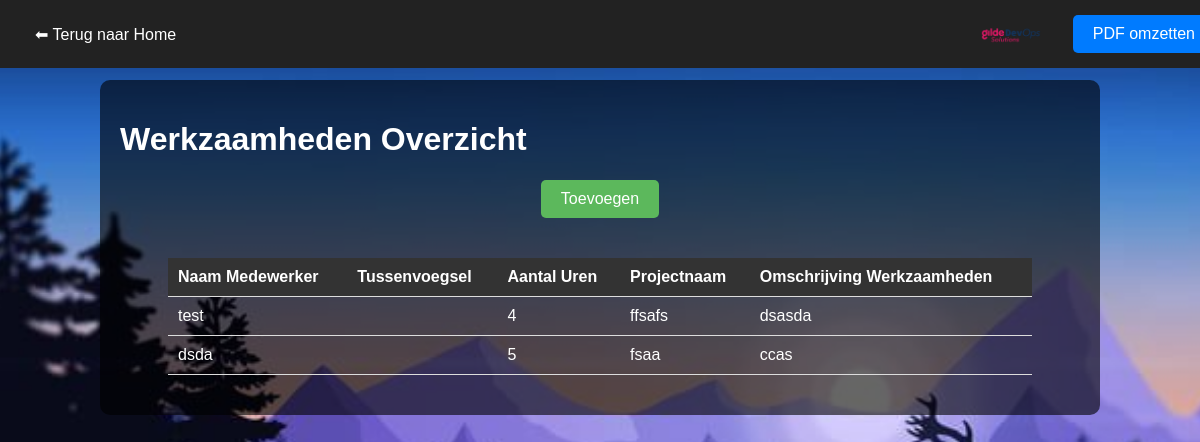
The app's page /werkzaamhedeninfo.php with its own data.
### tables this page shows
CREATE TABLE IF NOT EXISTS `werkzaamheden` (
  `id` int NOT NULL AUTO_INCREMENT,
  `naam` varchar(255) NOT NULL,
  `tussenvoegsel` varchar(50) DEFAULT NULL,
  `aantal_uren` int NOT NULL,
  `projectnaam` varchar(255) NOT NULL,
  `omschrijving` text NOT NULL,
  `datum` timestamp NULL DEFAULT CURRENT_TIMESTAMP,
  PRIMARY KEY (`id`)
);

### werkzaamhedeninfo.php (the view, shortened to what this page needs)
<?php
require 'config.php';
$conn = new mysqli($servername, $username, $password, $dbname);
$sql = "SELECT * FROM werkzaamheden";
$result = $conn->query($sql);
?>
<!DOCTYPE html>
<html lang="nl">
<head>
</head>
<body>
<div class="navbar">
    <div class="left">
        <a href="index.html">⬅ Terug naar Home</a>
    </div>
    <div class="right">
        <img src="images/devopslogo.png" alt="Logo">
        <button onclick="window.print()">PDF omzetten</button>
    </div>
</div>
<div class="container">
    <h1>Werkzaamheden Overzicht</h1>
    <div class="add-btn">
        <a href="werkzaamheden.html"><button class="add-button">Toevoegen</button></a>
    </div>
<div style="overflow-x:auto;">
    <table>
        <thead>
            <tr>
                <th>Naam Medewerker</th>
                <th>Tussenvoegsel</th>
                <th>Aantal Uren</th>
                <th>Projectnaam</th>
                <th>Omschrijving Werkzaamheden</th>
            </tr>
        </thead>
        <tbody>
            <?php
            if ($result->num_rows > 0) {
                while($row = $result->fetch_assoc()) {
                    echo "<tr>
                            <td>" . $row['naam'] . "</td>
                            <td>" . $row['tussenvoegsel'] . "</td>
                            <td>" . $row['aantal_uren'] . "</td>
                            <td>" . $row['projectnaam'] . "</td>
                            <td>" . $row['omschrijving'] . "</td>
                          </tr>";
                }
            } else {
                echo "<tr><td colspan='7'>Geen werkzaamheden gevonden</td></tr>";
            }
            ?>
        </tbody>
    </table>
    </div>
</div>
</body>
</html>

### werkzaamhedeninfo.php (style rules this page uses)
body { font-family: Arial, sans-serif; background-image: url('images/Simple chill wallpaper 1920 x 1080 - Wallpaper.jpg'); background-size: cover; background-position: center; background-attachment: fixed; margin: 0; padding: 0; color: #fff; }
.navbar { width: 100%; background: #222; padding: 15px; position: fixed; top: 0; left: 0; display: flex; justify-content: space-between; align-items: center; z-index: 1000; }
.navbar a { color: white; text-decoration: none; padding: 10px 20px; font-size: 16px; border-radius: 5px; }
.navbar img { width: 120px; height: auto; }
.navbar .right { display: flex; align-items: center; }
button { background-color: #007bff; color: white; padding: 10px 20px; font-size: 16px; border: none; border-radius: 5px; cursor: pointer; }
.container { width: 80%; margin: 80px auto 0; padding: 20px; background-color: rgba(0, 0, 0, 0.6); border-radius: 10px; }
table { width: 90%; margin: 20px 0 20px 5%; border-collapse: collapse; }
th, td { padding: 10px; text-align: left; border-bottom: 1px solid #ddd; }
th { background-color: #333; color: white; }
.add-button { background-color: #5cb85c; color: white; }
.add-btn { display: flex; justify-content: center; margin-bottom: 20px; }
.add-btn a { text-decoration: none; }

### records on screen
werkzaamheden: naam "test", aantal_uren "4", projectnaam "ffsafs", omschrijving "dsasda"
werkzaamheden: naam "dsda", aantal_uren "5", projectnaam "fsaa", omschrijving "ccas"
